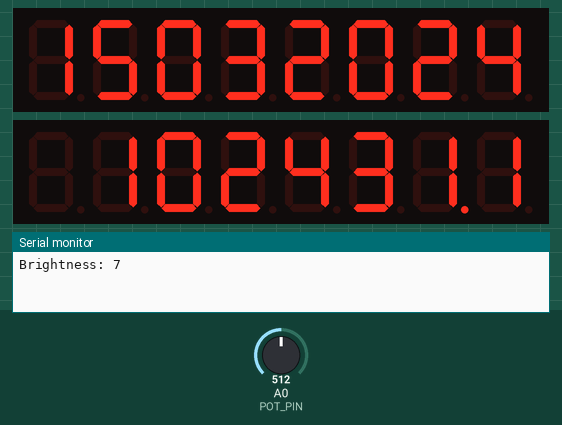
Bench run of a sketch on a simulated Arduino Uno, built with avr-gcc and run on an emulated ATmega328P. Parts: 2 × 8-digit seven-segment display, the last lines printed to the serial monitor. The test bench sets the inputs (shaded band); at power-on: A0 (POT_PIN) = 512. The local clock reads 2024-03-15 10:24:30 at power-on unless the sketch sets it.

Above: at 1.2 s.
1.3 s: A0 (POT_PIN) set to 716
At 1.43 s:
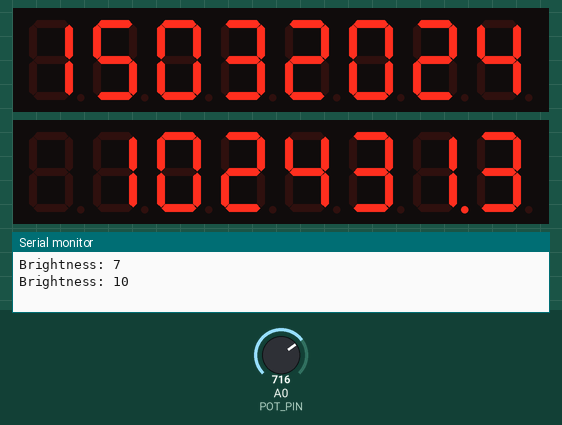
3.1 s: A0 (POT_PIN) set to 900
At 3.24 s:
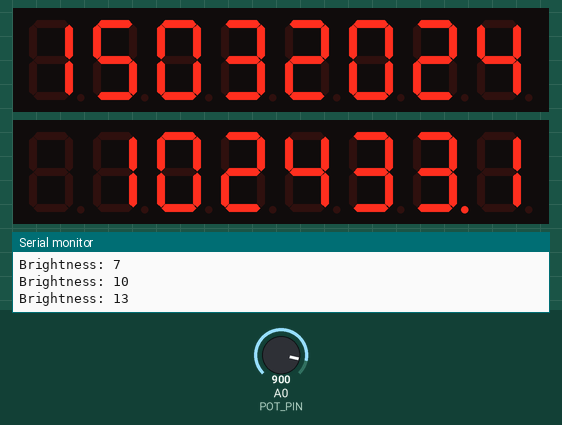
4.6 s: A0 (POT_PIN) set to 1023
At 4.72 s:
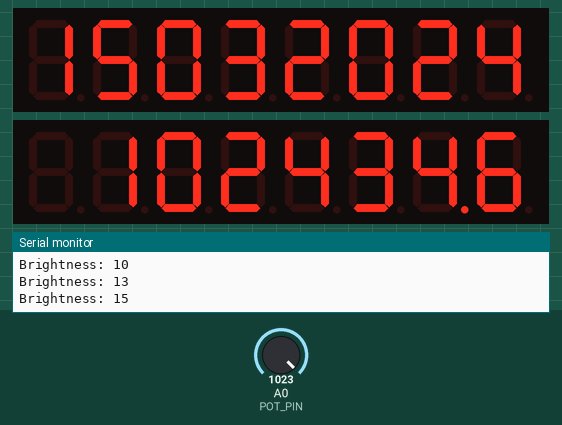

The sketch:

RTC_simpleClock.ino
```cpp
#include <Wire.h>
#include <RTClib.h>
#include <LedControl.h>

// Pins for the MAX7219
#define DIN_PIN 11
#define CS_PIN 10
#define CLK_PIN 13

// Potentiometer pin
#define POT_PIN A0

// Two MAX7219 modules, chained
LedControl lc = LedControl(DIN_PIN, CLK_PIN, CS_PIN, 2);

// RTC
RTC_DS3231 rtc;

// Track brightness changes
int lastBrightness = -1;

void setup() {
  Serial.begin(9600);

  for (int display = 0; display < 2; display++) {
    lc.shutdown(display, false);    // Wake up
    lc.setIntensity(display, 2);    // Temporary brightness
    lc.clearDisplay(display);       // Clear
  }

  if (!rtc.begin()) {
    while (true); // Stop if RTC not found
  }
}

void loop() {
  // --- Brightness control ---
  int potValue = analogRead(POT_PIN);                // 0–1023
  int brightness = map(potValue, 0, 1000, 0, 15);    // 0–15

  // Update only if brightness changed
  if (brightness != lastBrightness) {
    for (int display = 0; display < 2; display++) {
      lc.setIntensity(display, brightness);
    }
    Serial.print("Brightness: ");
    Serial.println(brightness);
    lastBrightness = brightness;
  }

  // --- Time and date ---
  DateTime now = rtc.now();
  int tenths = (millis() % 1000) / 100; // 0–9 tenths

  displayDate(0, now.day(), now.month(), now.year());
  displayTime(1, now.hour(), now.minute(), now.second(), tenths);

  delay(100); // refresh every 0.1s
}

// Show date as DDMMYYYY
void displayDate(int display, int day, int month, int year) {
  int digits[8];

  digits[0] = day / 10;
  digits[1] = day % 10;
  digits[2] = month / 10;
  digits[3] = month % 10;
  digits[4] = (year / 1000) % 10;
  digits[5] = (year / 100) % 10;
  digits[6] = (year / 10) % 10;
  digits[7] = year % 10;

  for (int i = 0; i < 8; i++) {
    lc.setDigit(display, 7 - i, digits[i], false);
  }
}

// Show time as [blank]HHMMSS.t
void displayTime(int display, int hours, int minutes, int seconds, int tenths) {
  // Positions: left=7 ... right=0
  // Target format: [blank][H][H][M][M][S][S.][t]

  // Blank separator at left
  lc.setChar(display, 7, ' ', false);

  // Hours
  lc.setDigit(display, 6, (hours / 10) % 10, false);
  lc.setDigit(display, 5, hours % 10, false);

  // Minutes
  lc.setDigit(display, 4, minutes / 10, false);
  lc.setDigit(display, 3, minutes % 10, false);

  // Seconds
  lc.setDigit(display, 2, seconds / 10, false);
  lc.setDigit(display, 1, seconds % 10, true); // Decimal point on

  // Tenths, no decimal
  lc.setDigit(display, 0, tenths, false);
}
```
